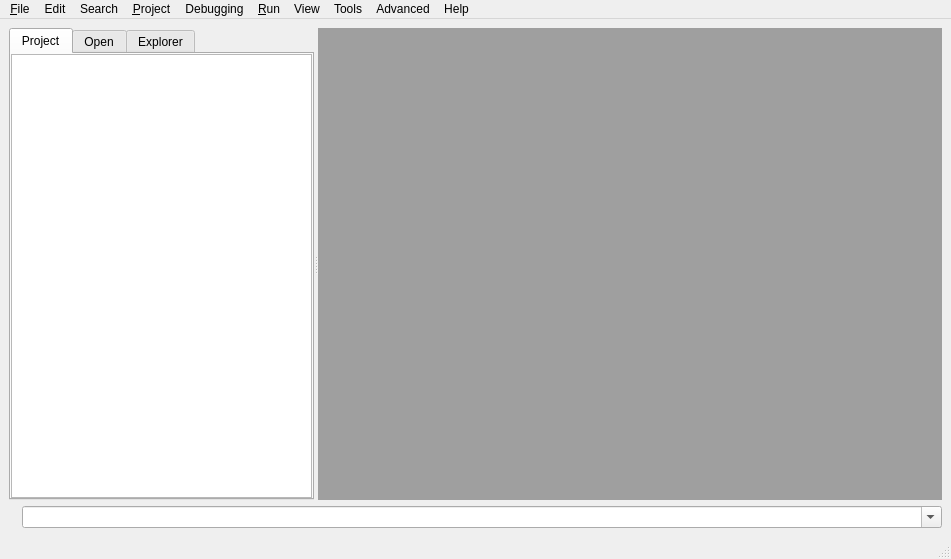
<?xml version="1.0" encoding="UTF-8"?>
<ui version="4.0">
 <class>MainWindow</class>
 <widget class="QMainWindow" name="MainWindow">
  <property name="geometry">
   <rect>
    <x>0</x>
    <y>0</y>
    <width>951</width>
    <height>559</height>
   </rect>
  </property>
  <property name="windowTitle">
   <string>IDE | Code Editor</string>
  </property>
  <widget class="QWidget" name="centralwidget">
   <layout class="QGridLayout" name="gridLayout">
    <item row="0" column="0">
     <widget class="QSplitter" name="splitter">
      <property name="sizePolicy">
       <sizepolicy hsizetype="Expanding" vsizetype="Expanding">
        <horstretch>0</horstretch>
        <verstretch>0</verstretch>
       </sizepolicy>
      </property>
      <property name="orientation">
       <enum>Qt::Horizontal</enum>
      </property>
      <widget class="QTabWidget" name="uiBrowserTAB">
       <property name="minimumSize">
        <size>
         <width>250</width>
         <height>0</height>
        </size>
       </property>
       <property name="contextMenuPolicy">
        <enum>Qt::CustomContextMenu</enum>
       </property>
       <property name="currentIndex">
        <number>0</number>
       </property>
       <widget class="QWidget" name="uiProjectTAB">
        <attribute name="title">
         <string>Project</string>
        </attribute>
        <layout class="QVBoxLayout" name="verticalLayout">
         <property name="spacing">
          <number>2</number>
         </property>
         <property name="margin">
          <number>0</number>
         </property>
         <item>
          <widget class="QTreeView" name="uiProjectTREE">
           <property name="contextMenuPolicy">
            <enum>Qt::CustomContextMenu</enum>
           </property>
           <attribute name="headerVisible">
            <bool>false</bool>
           </attribute>
           <attribute name="headerVisible">
            <bool>false</bool>
           </attribute>
          </widget>
         </item>
        </layout>
       </widget>
       <widget class="QWidget" name="uiOpenTAB">
        <attribute name="title">
         <string>Open</string>
        </attribute>
        <layout class="QGridLayout" name="gridLayout_3">
         <property name="margin">
          <number>0</number>
         </property>
         <property name="spacing">
          <number>0</number>
         </property>
         <item row="0" column="0">
          <widget class="QTreeWidget" name="uiOpenTREE">
           <attribute name="headerVisible">
            <bool>false</bool>
           </attribute>
           <attribute name="headerVisible">
            <bool>false</bool>
           </attribute>
           <column>
            <property name="text">
             <string notr="true">Documents</string>
            </property>
           </column>
          </widget>
         </item>
        </layout>
       </widget>
       <widget class="QWidget" name="uiExplorerTAB">
        <attribute name="title">
         <string>Explorer</string>
        </attribute>
        <layout class="QGridLayout" name="gridLayout_4">
         <property name="margin">
          <number>0</number>
         </property>
         <property name="spacing">
          <number>0</number>
         </property>
         <item row="0" column="0">
          <widget class="QTreeView" name="uiExplorerTREE">
           <attribute name="headerVisible">
            <bool>false</bool>
           </attribute>
           <attribute name="headerVisible">
            <bool>false</bool>
           </attribute>
          </widget>
         </item>
        </layout>
       </widget>
      </widget>
      <widget class="QMdiArea" name="uiWindowsAREA"/>
     </widget>
    </item>
    <item row="1" column="0">
     <layout class="QHBoxLayout" name="horizontalLayout_3">
      <item>
       <widget class="QLabel" name="uiPathLBL">
        <property name="sizePolicy">
         <sizepolicy hsizetype="Preferred" vsizetype="Preferred">
          <horstretch>0</horstretch>
          <verstretch>0</verstretch>
         </sizepolicy>
        </property>
        <property name="text">
         <string/>
        </property>
       </widget>
      </item>
      <item>
       <widget class="QComboBox" name="uiCommandLineDDL">
        <property name="sizePolicy">
         <sizepolicy hsizetype="Expanding" vsizetype="Fixed">
          <horstretch>0</horstretch>
          <verstretch>0</verstretch>
         </sizepolicy>
        </property>
        <property name="editable">
         <bool>true</bool>
        </property>
        <property name="insertPolicy">
         <enum>QComboBox::InsertAtTop</enum>
        </property>
       </widget>
      </item>
     </layout>
    </item>
   </layout>
  </widget>
  <widget class="QMenuBar" name="menubar">
   <property name="geometry">
    <rect>
     <x>0</x>
     <y>0</y>
     <width>951</width>
     <height>21</height>
    </rect>
   </property>
   <widget class="QMenu" name="uiToolsMENU">
    <property name="title">
     <string>Tools</string>
    </property>
    <addaction name="uiTreegruntACT"/>
    <addaction name="separator"/>
    <addaction name="uiAssistantACT"/>
    <addaction name="uiDesignerACT"/>
    <addaction name="separator"/>
    <addaction name="uiShowLoggerACT"/>
   </widget>
   <widget class="QMenu" name="uiAdvancedMENU">
    <property name="title">
     <string>Advanced</string>
    </property>
    <addaction name="uiConfigurationACT"/>
    <addaction name="separator"/>
    <addaction name="uiImportSettingsACT"/>
    <addaction name="uiExportSettingsACT"/>
   </widget>
   <widget class="QMenu" name="uiFileMENU">
    <property name="title">
     <string>&amp;File</string>
    </property>
    <addaction name="uiNewACT"/>
    <addaction name="uiNewFromTemplateACT"/>
    <addaction name="uiOpenACT"/>
    <addaction name="separator"/>
    <addaction name="uiCloseACT"/>
    <addaction name="uiCloseAllACT"/>
    <addaction name="uiCloseAllExceptACT"/>
    <addaction name="separator"/>
    <addaction name="uiSaveACT"/>
    <addaction name="uiSaveAsACT"/>
    <addaction name="uiSaveAllACT"/>
    <addaction name="separator"/>
    <addaction name="uiExitACT"/>
   </widget>
   <widget class="QMenu" name="menuEdit">
    <property name="title">
     <string>Edit</string>
    </property>
    <addaction name="uiUndoACT"/>
    <addaction name="uiRedoACT"/>
    <addaction name="separator"/>
    <addaction name="uiCutACT"/>
    <addaction name="uiCopyACT"/>
    <addaction name="uiPasteACT"/>
    <addaction name="separator"/>
    <addaction name="uiSelectAllACT"/>
    <addaction name="separator"/>
    <addaction name="uiCommentAddACT"/>
    <addaction name="uiCommentRemoveACT"/>
   </widget>
   <widget class="QMenu" name="uiSearchMENU">
    <property name="title">
     <string>Search</string>
    </property>
    <widget class="QMenu" name="uiMarkersMENU">
     <property name="title">
      <string>Markers</string>
     </property>
     <addaction name="uiAddRemoveMarkerACT"/>
     <addaction name="uiNextMarkerACT"/>
     <addaction name="separator"/>
     <addaction name="uiClearMarkersACT"/>
    </widget>
    <addaction name="uiFindACT"/>
    <addaction name="uiFindNextACT"/>
    <addaction name="uiFindPrevACT"/>
    <addaction name="uiReplaceACT"/>
    <addaction name="separator"/>
    <addaction name="uiFindInFilesACT"/>
    <addaction name="uiReplaceInFilesACT"/>
    <addaction name="separator"/>
    <addaction name="uiGotoACT"/>
    <addaction name="uiMarkersMENU"/>
    <addaction name="separator"/>
    <addaction name="uiFunctionListACT"/>
   </widget>
   <widget class="QMenu" name="uiViewMENU">
    <property name="title">
     <string>View</string>
    </property>
    <addaction name="uiDisplayLineNumbersACT"/>
    <addaction name="uiDisplayRulerACT"/>
    <addaction name="separator"/>
    <addaction name="uiDisplayTabsACT"/>
    <addaction name="uiDisplayWindowsACT"/>
    <addaction name="separator"/>
    <addaction name="uiDisplayTileACT"/>
    <addaction name="uiDisplayCascadeACT"/>
   </widget>
   <widget class="QMenu" name="menuHelp">
    <property name="title">
     <string>Help</string>
    </property>
    <addaction name="uiHelpAssistantACT"/>
    <addaction name="uiSdkBrowserACT"/>
    <addaction name="separator"/>
    <addaction name="uiAboutACT"/>
   </widget>
   <widget class="QMenu" name="uiRunMENU">
    <property name="title">
     <string>&amp;Run</string>
    </property>
    <addaction name="uiCleanPathsACT"/>
    <addaction name="separator"/>
    <addaction name="uiRunScriptACT"/>
    <addaction name="uiCleanRunACT"/>
   </widget>
   <widget class="QMenu" name="uiProjectMENU">
    <property name="title">
     <string>&amp;Project</string>
    </property>
    <addaction name="uiNewProjectACT"/>
    <addaction name="uiEditProjectACT"/>
    <addaction name="separator"/>
    <addaction name="uiOpenProjectACT"/>
    <addaction name="uiOpenFavoritesACT"/>
    <addaction name="separator"/>
    <addaction name="uiCloseProjectACT"/>
   </widget>
   <widget class="QMenu" name="uiDebugMENU">
    <property name="title">
     <string>Debugging</string>
    </property>
    <addaction name="uiNoDebugACT"/>
    <addaction name="uiLowDebugACT"/>
    <addaction name="uiMidDebugACT"/>
    <addaction name="uiHighDebugACT"/>
   </widget>
   <addaction name="uiFileMENU"/>
   <addaction name="menuEdit"/>
   <addaction name="uiSearchMENU"/>
   <addaction name="uiProjectMENU"/>
   <addaction name="uiDebugMENU"/>
   <addaction name="uiRunMENU"/>
   <addaction name="uiViewMENU"/>
   <addaction name="uiToolsMENU"/>
   <addaction name="uiAdvancedMENU"/>
   <addaction name="menuHelp"/>
  </widget>
  <widget class="QStatusBar" name="statusbar"/>
  <action name="uiShowLoggerACT">
   <property name="text">
    <string>Show Logger</string>
   </property>
   <property name="shortcut">
    <string>F2</string>
   </property>
  </action>
  <action name="uiConfigurationACT">
   <property name="text">
    <string>Configuration</string>
   </property>
  </action>
  <action name="uiNewACT">
   <property name="text">
    <string>&amp;New File</string>
   </property>
   <property name="shortcut">
    <string>Ctrl+N</string>
   </property>
  </action>
  <action name="uiOpenACT">
   <property name="text">
    <string>Open File...</string>
   </property>
   <property name="shortcut">
    <string>Ctrl+O</string>
   </property>
  </action>
  <action name="uiExitACT">
   <property name="text">
    <string>E&amp;xit</string>
   </property>
   <property name="shortcut">
    <string>Ctrl+Q</string>
   </property>
  </action>
  <action name="uiUndoACT">
   <property name="text">
    <string>Undo</string>
   </property>
   <property name="shortcut">
    <string>Ctrl+Z</string>
   </property>
  </action>
  <action name="uiRedoACT">
   <property name="text">
    <string>Redo</string>
   </property>
   <property name="shortcut">
    <string>Ctrl+Y</string>
   </property>
  </action>
  <action name="uiCloseACT">
   <property name="text">
    <string>Close</string>
   </property>
   <property name="shortcut">
    <string>Ctrl+F4</string>
   </property>
  </action>
  <action name="uiCloseAllACT">
   <property name="text">
    <string>Close All Files</string>
   </property>
   <property name="shortcut">
    <string>Ctrl+Shift+W</string>
   </property>
  </action>
  <action name="uiCloseAllExceptACT">
   <property name="text">
    <string>Close All Files Except This</string>
   </property>
  </action>
  <action name="uiSaveACT">
   <property name="text">
    <string>Save</string>
   </property>
   <property name="shortcut">
    <string>Ctrl+S</string>
   </property>
  </action>
  <action name="uiSaveAsACT">
   <property name="text">
    <string>Save as...</string>
   </property>
   <property name="shortcut">
    <string>F12</string>
   </property>
  </action>
  <action name="uiSaveAllACT">
   <property name="text">
    <string>Save All</string>
   </property>
   <property name="shortcut">
    <string>Alt+F12</string>
   </property>
  </action>
  <action name="actionRecent_Files">
   <property name="text">
    <string>Recent Files...</string>
   </property>
  </action>
  <action name="uiCutACT">
   <property name="text">
    <string>Cut</string>
   </property>
   <property name="shortcut">
    <string>Ctrl+X</string>
   </property>
  </action>
  <action name="uiCopyACT">
   <property name="text">
    <string>Copy</string>
   </property>
   <property name="shortcut">
    <string>Ctrl+C</string>
   </property>
  </action>
  <action name="uiPasteACT">
   <property name="text">
    <string>Paste</string>
   </property>
   <property name="shortcut">
    <string>Ctrl+V</string>
   </property>
  </action>
  <action name="uiSelectAllACT">
   <property name="text">
    <string>Select All</string>
   </property>
   <property name="shortcut">
    <string>Ctrl+A</string>
   </property>
  </action>
  <action name="uiCommentAddACT">
   <property name="text">
    <string>Comment Add</string>
   </property>
  </action>
  <action name="uiCommentRemoveACT">
   <property name="text">
    <string>Comment Remove</string>
   </property>
  </action>
  <action name="uiFindACT">
   <property name="text">
    <string>Find...</string>
   </property>
   <property name="shortcut">
    <string>Ctrl+F</string>
   </property>
  </action>
  <action name="uiFindNextACT">
   <property name="text">
    <string>Find Next</string>
   </property>
   <property name="shortcut">
    <string>F3</string>
   </property>
  </action>
  <action name="uiFindPrevACT">
   <property name="text">
    <string>Find Prev</string>
   </property>
   <property name="shortcut">
    <string>Ctrl+F3</string>
   </property>
  </action>
  <action name="uiReplaceACT">
   <property name="text">
    <string>Replace...</string>
   </property>
   <property name="shortcut">
    <string>Ctrl+R</string>
   </property>
  </action>
  <action name="uiFindInFilesACT">
   <property name="text">
    <string>Find in Files...</string>
   </property>
  </action>
  <action name="uiReplaceInFilesACT">
   <property name="text">
    <string>Replace in Files...</string>
   </property>
  </action>
  <action name="uiGotoACT">
   <property name="text">
    <string>Goto...</string>
   </property>
   <property name="shortcut">
    <string>Ctrl+G</string>
   </property>
  </action>
  <action name="uiFunctionListACT">
   <property name="text">
    <string>Function List...</string>
   </property>
   <property name="shortcut">
    <string>F8</string>
   </property>
  </action>
  <action name="uiDisplayLineNumbersACT">
   <property name="text">
    <string>Display Line Numbers</string>
   </property>
  </action>
  <action name="uiDisplayRulerACT">
   <property name="text">
    <string>Display Ruler</string>
   </property>
  </action>
  <action name="uiDisplayTabsACT">
   <property name="text">
    <string>Tabbed Documents</string>
   </property>
  </action>
  <action name="uiDisplayWindowsACT">
   <property name="text">
    <string>Windowed Documents</string>
   </property>
  </action>
  <action name="uiImportSettingsACT">
   <property name="text">
    <string>Import Settings</string>
   </property>
  </action>
  <action name="uiExportSettingsACT">
   <property name="text">
    <string>Export Settings</string>
   </property>
  </action>
  <action name="uiDesignerACT">
   <property name="text">
    <string>Qt Designer...</string>
   </property>
  </action>
  <action name="uiAssistantACT">
   <property name="text">
    <string>Qt Assistant...</string>
   </property>
  </action>
  <action name="uiHelpAssistantACT">
   <property name="text">
    <string>Qt Assistant...</string>
   </property>
   <property name="shortcut">
    <string>F1</string>
   </property>
  </action>
  <action name="uiSdkBrowserACT">
   <property name="text">
    <string>SDK Browser...</string>
   </property>
  </action>
  <action name="uiAboutACT">
   <property name="text">
    <string>About IDE...</string>
   </property>
  </action>
  <action name="uiCleanPathsACT">
   <property name="text">
    <string>Clean Environment</string>
   </property>
  </action>
  <action name="uiDisplayTileACT">
   <property name="text">
    <string>Tile Documents</string>
   </property>
  </action>
  <action name="uiDisplayCascadeACT">
   <property name="text">
    <string>Cascade Documents</string>
   </property>
  </action>
  <action name="uiOpenProjectACT">
   <property name="text">
    <string>Open Project...</string>
   </property>
  </action>
  <action name="uiNewFromTemplateACT">
   <property name="text">
    <string>New from &amp;Template...</string>
   </property>
   <property name="shortcut">
    <string>Ctrl+Shift+N</string>
   </property>
  </action>
  <action name="uiCloseProjectACT">
   <property name="text">
    <string>Close Project</string>
   </property>
  </action>
  <action name="uiNewProjectACT">
   <property name="text">
    <string>New Project...</string>
   </property>
  </action>
  <action name="uiEditProjectACT">
   <property name="text">
    <string>Edit Project...</string>
   </property>
  </action>
  <action name="uiRunScriptACT">
   <property name="text">
    <string>Run...</string>
   </property>
   <property name="shortcut">
    <string>F5</string>
   </property>
  </action>
  <action name="uiOpenFavoritesACT">
   <property name="text">
    <string>Open Favorites...</string>
   </property>
   <property name="shortcut">
    <string>Ctrl+Shift+F</string>
   </property>
  </action>
  <action name="uiTreegruntACT">
   <property name="text">
    <string>Treegrunt</string>
   </property>
  </action>
  <action name="uiAddRemoveMarkerACT">
   <property name="text">
    <string>Add/Remove Marker</string>
   </property>
   <property name="shortcut">
    <string>Ctrl++</string>
   </property>
  </action>
  <action name="uiNextMarkerACT">
   <property name="text">
    <string>Next Marker</string>
   </property>
   <property name="shortcut">
    <string>Ctrl+Right</string>
   </property>
  </action>
  <action name="uiClearMarkersACT">
   <property name="text">
    <string>Clear Markers</string>
   </property>
   <property name="shortcut">
    <string>Ctrl+-</string>
   </property>
  </action>
  <action name="uiCleanRunACT">
   <property name="text">
    <string>Clean &amp;&amp; Run...</string>
   </property>
   <property name="shortcut">
    <string>Shift+F5</string>
   </property>
  </action>
  <action name="uiNoDebugACT">
   <property name="checkable">
    <bool>true</bool>
   </property>
   <property name="text">
    <string>Disabled</string>
   </property>
  </action>
  <action name="uiLowDebugACT">
   <property name="text">
    <string>Low Level</string>
   </property>
  </action>
  <action name="uiMidDebugACT">
   <property name="text">
    <string>Mid Level</string>
   </property>
  </action>
  <action name="uiHighDebugACT">
   <property name="text">
    <string>High Level</string>
   </property>
  </action>
 </widget>
 <resources/>
 <connections/>
</ui>
